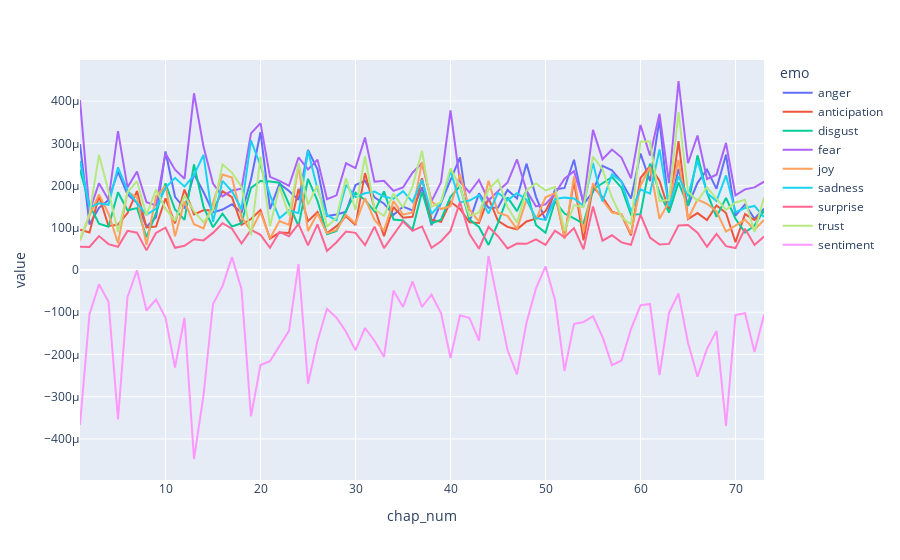

The notebook cell saved with this chart:
### Code cell
px.line(ADWD_chaps_thin, x='chap_num', y='value', color='emo', hover_name = 'POV')

### Figure 1 — Plotly figure (JSON) as saved in the notebook; plotly's stock layout.template omitted (floating-point values rounded to 4 significant figures)
{"data": [{"hovertemplate": "<b>%{hovertext}</b><br><br>emo=anger<br>chap_num=%{x}<br>value=%{y}<extra></extra>", "hovertext": ["prologue", "tyrion", "daenerys", "jon", "bran", "tyrion", "quentyn", "jon", "tyrion", "davos", "jon", "daenerys", "theon", "bran", "tyrion", "davos", "daenerys", "jon", "tyrion", "davos", "theon", "jon", "tyrion", "daenerys", "jon connington", "quentyn", "asha", "tyrion", "jon", "davos", "daenerys", "melisandre", "theon", "tyrion", "bran", "jon", "daenerys", "theon", "areo", "jon", "tyrion", "theon", "asha", "daenerys", "jon", "arya", "theon", "tyrion", "jaime", "jon", "daenerys", "theon", "daenerys", "jon", "cersei", "barristan", "victarion", "tyrion", "jon", "barristan", "quentyn", "jon connington", "asha", "victarion", "arya", "cersei", "tyrion", "barristan", "quentyn", "jon", "barristan", "daenerys", "epilogue"], "legendgroup": "anger", "line": {"color": "#636efa", "dash": "solid"}, "marker": {"symbol": "circle"}, "mode": "lines", "name": "anger", "orientation": "v", "showlegend": true, "type": "scatter", "x": [1, 2, 3, 4, 5, 6, 7, 8, 9, 10, 11, 12, 13, 14, 15, 16, 17, 18, 19, 20, 21, 22, 23, 24, 25, 26, 27, 28, 29, 30, 31, 32, 33, 34, 35, 36, 37, 38, 39, 40, 41, 42, 43, 44, 45, 46, 47, 48, 49, 50, 51, 52, 53, 54, 55, 56, 57, 58, 59, 60, 61, 62, 63, 64, 65, 66, 67, 68, 69, 70, 71, 72, 73], "xaxis": "x", "y": [0.0002982, 0.0001079, 0.0001472, 0.0001656, 0.0002327, 0.0001791, 0.000159, 0.0001019, 0.0001247, 0.0002806, 0.0001734, 0.0001459, 0.0002272, 0.0001847, 0.0001364, 0.0001431, 0.0001555, 0.000135, 0.000214, 0.0003266, 0.0001443, 0.0002045, 0.0001872, 0.0001661, 0.0002842, 0.0002382, 0.0001279, 0.0001317, 0.0001378, 0.000201, 0.0002111, 0.0001723, 0.0001572, 0.0001306, 0.0001499, 0.0001411, 0.0001959, 0.0001061, 0.0001589, 0.000211, 0.0002667, 0.0001145, 0.0001813, 0.0001473, 0.0001481, 0.0001896, 0.0001694, 0.0002518, 0.0001733, 0.000118, 0.0001908, 0.0001942, 0.0002609, 0.0001559, 0.0001849, 0.0002463, 0.0002359, 0.0002094, 0.0001692, 0.0002757, 0.0002107, 0.0003561, 0.0001417, 0.0002393, 0.0001521, 0.0002064, 0.0002378, 0.0001922, 0.000273, 0.0001289, 0.0001553, 0.0001213, 0.0001454], "yaxis": "y"}, {"hovertemplate": "<b>%{hovertext}</b><br><br>emo=anticipation<br>chap_num=%{x}<br>value=%{y}<extra></extra>", "hovertext": ["prologue", "tyrion", "daenerys", "jon", "bran", "tyrion", "quentyn", "jon", "tyrion", "davos", "jon", "daenerys", "theon", "bran", "tyrion", "davos", "daenerys", "jon", "tyrion", "davos", "theon", "jon", "tyrion", "daenerys", "jon connington", "quentyn", "asha", "tyrion", "jon", "davos", "daenerys", "melisandre", "theon", "tyrion", "bran", "jon", "daenerys", "theon", "areo", "jon", "tyrion", "theon", "asha", "daenerys", "jon", "arya", "theon", "tyrion", "jaime", "jon", "daenerys", "theon", "daenerys", "jon", "cersei", "barristan", "victarion", "tyrion", "jon", "barristan", "quentyn", "jon connington", "asha", "victarion", "arya", "cersei", "tyrion", "barristan", "quentyn", "jon", "barristan", "daenerys", "epilogue"], "legendgroup": "anticipation", "line": {"color": "#EF553B", "dash": "solid"}, "marker": {"symbol": "circle"}, "mode": "lines", "name": "anticipation", "orientation": "v", "showlegend": true, "type": "scatter", "x": [1, 2, 3, 4, 5, 6, 7, 8, 9, 10, 11, 12, 13, 14, 15, 16, 17, 18, 19, 20, 21, 22, 23, 24, 25, 26, 27, 28, 29, 30, 31, 32, 33, 34, 35, 36, 37, 38, 39, 40, 41, 42, 43, 44, 45, 46, 47, 48, 49, 50, 51, 52, 53, 54, 55, 56, 57, 58, 59, 60, 61, 62, 63, 64, 65, 66, 67, 68, 69, 70, 71, 72, 73], "xaxis": "x", "y": [9.542e-05, 8.862e-05, 0.0001755, 0.0001043, 0.0001071, 0.0001348, 0.0001869, 0.0001006, 0.000103, 0.0001698, 0.0001106, 0.0001904, 0.0001317, 0.0001415, 0.0001412, 0.0001864, 0.0001724, 0.0001071, 0.0001208, 0.0001421, 7.409e-05, 8.869e-05, 8.756e-05, 0.0001921, 0.0001156, 0.0001374, 8.773e-05, 0.0001038, 0.0001271, 0.0001064, 0.0002294, 0.000146, 8.035e-05, 0.0001496, 0.000124, 0.0001258, 0.0002174, 0.000119, 0.0001138, 0.0001616, 0.0001448, 0.0001127, 0.0001114, 0.0001703, 0.0001164, 0.000102, 9.629e-05, 0.000115, 0.0001215, 0.0001396, 0.0001823, 7.834e-05, 0.0002103, 7.026e-05, 0.0001968, 0.0001726, 0.0001382, 0.0001309, 8.183e-05, 0.0002177, 0.0002456, 0.0002115, 0.0001403, 0.0003051, 0.0001205, 0.0001348, 0.000118, 0.0001528, 0.0001349, 6.585e-05, 0.0001323, 0.0001182, 0.000138], "yaxis": "y"}, {"hovertemplate": "<b>%{hovertext}</b><br><br>emo=disgust<br>chap_num=%{x}<br>value=%{y}<extra></extra>", "hovertext": ["prologue", "tyrion", "daenerys", "jon", "bran", "tyrion", "quentyn", "jon", "tyrion", "davos", "jon", "daenerys", "theon", "bran", "tyrion", "davos", "daenerys", "jon", "tyrion", "davos", "theon", "jon", "tyrion", "daenerys", "jon connington", "quentyn", "asha", "tyrion", "jon", "davos", "daenerys", "melisandre", "theon", "tyrion", "bran", "jon", "daenerys", "theon", "areo", "jon", "tyrion", "theon", "asha", "daenerys", "jon", "arya", "theon", "tyrion", "jaime", "jon", "daenerys", "theon", "daenerys", "jon", "cersei", "barristan", "victarion", "tyrion", "jon", "barristan", "quentyn", "jon connington", "asha", "victarion", "arya", "cersei", "tyrion", "barristan", "quentyn", "jon", "barristan", "daenerys", "epilogue"], "legendgroup": "disgust", "line": {"color": "#00cc96", "dash": "solid"}, "marker": {"symbol": "circle"}, "mode": "lines", "name": "disgust", "orientation": "v", "showlegend": true, "type": "scatter", "x": [1, 2, 3, 4, 5, 6, 7, 8, 9, 10, 11, 12, 13, 14, 15, 16, 17, 18, 19, 20, 21, 22, 23, 24, 25, 26, 27, 28, 29, 30, 31, 32, 33, 34, 35, 36, 37, 38, 39, 40, 41, 42, 43, 44, 45, 46, 47, 48, 49, 50, 51, 52, 53, 54, 55, 56, 57, 58, 59, 60, 61, 62, 63, 64, 65, 66, 67, 68, 69, 70, 71, 72, 73], "xaxis": "x", "y": [0.0002375, 0.0001542, 0.0001096, 0.0001026, 0.0001839, 0.0001415, 0.0001467, 7.756e-05, 0.0001338, 0.000205, 0.0001432, 0.0001187, 0.00025, 0.0001496, 0.0001013, 0.0001335, 0.000103, 0.0001109, 0.0001946, 0.000211, 0.0002094, 0.0002067, 0.0001558, 0.0001037, 0.0002159, 0.000164, 8.471e-05, 9.257e-05, 0.0001402, 0.0001831, 0.0001659, 0.0001389, 0.0001861, 0.0001193, 0.0001174, 9.521e-05, 0.0001854, 0.0001101, 0.0001192, 0.0001732, 0.0001986, 0.0001194, 0.0001018, 5.936e-05, 0.0001118, 0.0001721, 0.0001394, 0.0001886, 0.0001063, 8.837e-05, 0.0001627, 0.0001336, 0.0001224, 0.0001099, 0.0001906, 0.0002059, 0.0002202, 0.0001949, 0.0001307, 0.0001323, 0.0002516, 0.0001826, 0.0001359, 0.0002075, 0.0001517, 0.0002714, 0.000183, 0.0001258, 0.0001708, 0.0001214, 8.885e-05, 0.0001053, 0.0001412], "yaxis": "y"}, {"hovertemplate": "<b>%{hovertext}</b><br><br>emo=fear<br>chap_num=%{x}<br>value=%{y}<extra></extra>", "hovertext": ["prologue", "tyrion", "daenerys", "jon", "bran", "tyrion", "quentyn", "jon", "tyrion", "davos", "jon", "daenerys", "theon", "bran", "tyrion", "davos", "daenerys", "jon", "tyrion", "davos", "theon", "jon", "tyrion", "daenerys", "jon connington", "quentyn", "asha", "tyrion", "jon", "davos", "daenerys", "melisandre", "theon", "tyrion", "bran", "jon", "daenerys", "theon", "areo", "jon", "tyrion", "theon", "asha", "daenerys", "jon", "arya", "theon", "tyrion", "jaime", "jon", "daenerys", "theon", "daenerys", "jon", "cersei", "barristan", "victarion", "tyrion", "jon", "barristan", "quentyn", "jon connington", "asha", "victarion", "arya", "cersei", "tyrion", "barristan", "quentyn", "jon", "barristan", "daenerys", "epilogue"], "legendgroup": "fear", "line": {"color": "#ab63fa", "dash": "solid"}, "marker": {"symbol": "circle"}, "mode": "lines", "name": "fear", "orientation": "v", "showlegend": true, "type": "scatter", "x": [1, 2, 3, 4, 5, 6, 7, 8, 9, 10, 11, 12, 13, 14, 15, 16, 17, 18, 19, 20, 21, 22, 23, 24, 25, 26, 27, 28, 29, 30, 31, 32, 33, 34, 35, 36, 37, 38, 39, 40, 41, 42, 43, 44, 45, 46, 47, 48, 49, 50, 51, 52, 53, 54, 55, 56, 57, 58, 59, 60, 61, 62, 63, 64, 65, 66, 67, 68, 69, 70, 71, 72, 73], "xaxis": "x", "y": [0.0004021, 0.0001384, 0.0002056, 0.0001662, 0.0003288, 0.0001957, 0.000233, 0.0001603, 0.0001528, 0.0002761, 0.0002374, 0.0002159, 0.0004184, 0.0002922, 0.0002046, 0.0001743, 0.0001881, 0.0001925, 0.0003235, 0.0003479, 0.0002204, 0.0002109, 0.0001994, 0.0002664, 0.000238, 0.0002613, 0.0001679, 0.0001768, 0.0002527, 0.0002411, 0.0003139, 0.0002092, 0.0002111, 0.0001872, 0.0001953, 0.0002304, 0.0002526, 0.0001624, 0.0002079, 0.0003779, 0.0002088, 0.0001835, 0.0002135, 0.0001646, 0.0001868, 0.000207, 0.0002617, 0.0001883, 0.0001505, 0.0001555, 0.000181, 0.0002164, 0.0002342, 0.0001605, 0.0003318, 0.0002621, 0.0002853, 0.0002663, 0.0002171, 0.0003433, 0.000271, 0.0003699, 0.000206, 0.0004475, 0.0002528, 0.0003183, 0.0002154, 0.0002256, 0.0003011, 0.0001766, 0.000191, 0.0001957, 0.000209], "yaxis": "y"}, {"hovertemplate": "<b>%{hovertext}</b><br><br>emo=joy<br>chap_num=%{x}<br>value=%{y}<extra></extra>", "hovertext": ["prologue", "tyrion", "daenerys", "jon", "bran", "tyrion", "quentyn", "jon", "tyrion", "davos", "jon", "daenerys", "theon", "bran", "tyrion", "davos", "daenerys", "jon", "tyrion", "davos", "theon", "jon", "tyrion", "daenerys", "jon connington", "quentyn", "asha", "tyrion", "jon", "davos", "daenerys", "melisandre", "theon", "tyrion", "bran", "jon", "daenerys", "theon", "areo", "jon", "tyrion", "theon", "asha", "daenerys", "jon", "arya", "theon", "tyrion", "jaime", "jon", "daenerys", "theon", "daenerys", "jon", "cersei", "barristan", "victarion", "tyrion", "jon", "barristan", "quentyn", "jon connington", "asha", "victarion", "arya", "cersei", "tyrion", "barristan", "quentyn", "jon", "barristan", "daenerys", "epilogue"], "legendgroup": "joy", "line": {"color": "#FFA15A", "dash": "solid"}, "marker": {"symbol": "circle"}, "mode": "lines", "name": "joy", "orientation": "v", "showlegend": true, "type": "scatter", "x": [1, 2, 3, 4, 5, 6, 7, 8, 9, 10, 11, 12, 13, 14, 15, 16, 17, 18, 19, 20, 21, 22, 23, 24, 25, 26, 27, 28, 29, 30, 31, 32, 33, 34, 35, 36, 37, 38, 39, 40, 41, 42, 43, 44, 45, 46, 47, 48, 49, 50, 51, 52, 53, 54, 55, 56, 57, 58, 59, 60, 61, 62, 63, 64, 65, 66, 67, 68, 69, 70, 71, 72, 73], "xaxis": "x", "y": [7.034e-05, 0.0001285, 0.000179, 0.0001338, 6.347e-05, 0.0001849, 0.0001725, 5.903e-05, 0.0001743, 0.000199, 7.979e-05, 0.0001624, 0.0001082, 9.858e-05, 0.0001597, 0.0002259, 0.0002191, 0.0001255, 9.26e-05, 0.0001372, 7.489e-05, 0.0001158, 0.000107, 0.000248, 9.232e-05, 0.0001339, 8.682e-05, 9.478e-05, 0.0001308, 0.0001099, 0.0001704, 0.0001188, 9.355e-05, 0.000163, 0.000131, 0.0001364, 0.0002559, 0.0001622, 0.0001443, 0.0001513, 0.0002272, 0.0001433, 0.0001148, 0.0002113, 0.0001357, 0.0001281, 9.669e-05, 0.0001665, 0.0001192, 0.0001722, 0.0001822, 7.371e-05, 0.0002215, 9.119e-05, 0.0002054, 0.0001657, 0.0001361, 0.0001323, 8.583e-05, 0.0001996, 0.0002445, 0.0001215, 0.0001613, 0.000261, 0.0001207, 0.0001666, 0.0001569, 0.000139, 9.099e-05, 0.0001045, 0.0001194, 9.53e-05, 0.0001186], "yaxis": "y"}, {"hovertemplate": "<b>%{hovertext}</b><br><br>emo=sadness<br>chap_num=%{x}<br>value=%{y}<extra></extra>", "hovertext": ["prologue", "tyrion", "daenerys", "jon", "bran", "tyrion", "quentyn", "jon", "tyrion", "davos", "jon", "daenerys", "theon", "bran", "tyrion", "davos", "daenerys", "jon", "tyrion", "davos", "theon", "jon", "tyrion", "daenerys", "jon connington", "quentyn", "asha", "tyrion", "jon", "davos", "daenerys", "melisandre", "theon", "tyrion", "bran", "jon", "daenerys", "theon", "areo", "jon", "tyrion", "theon", "asha", "daenerys", "jon", "arya", "theon", "tyrion", "jaime", "jon", "daenerys", "theon", "daenerys", "jon", "cersei", "barristan", "victarion", "tyrion", "jon", "barristan", "quentyn", "jon connington", "asha", "victarion", "arya", "cersei", "tyrion", "barristan", "quentyn", "jon", "barristan", "daenerys", "epilogue"], "legendgroup": "sadness", "line": {"color": "#19d3f3", "dash": "solid"}, "marker": {"symbol": "circle"}, "mode": "lines", "name": "sadness", "orientation": "v", "showlegend": true, "type": "scatter", "x": [1, 2, 3, 4, 5, 6, 7, 8, 9, 10, 11, 12, 13, 14, 15, 16, 17, 18, 19, 20, 21, 22, 23, 24, 25, 26, 27, 28, 29, 30, 31, 32, 33, 34, 35, 36, 37, 38, 39, 40, 41, 42, 43, 44, 45, 46, 47, 48, 49, 50, 51, 52, 53, 54, 55, 56, 57, 58, 59, 60, 61, 62, 63, 64, 65, 66, 67, 68, 69, 70, 71, 72, 73], "xaxis": "x", "y": [0.0002579, 0.0001483, 0.0001581, 0.0001545, 0.0002432, 0.0001882, 0.0001592, 0.0001312, 0.0001446, 0.0001946, 0.0002182, 0.0001974, 0.0002244, 0.0002728, 0.0001138, 0.0002111, 0.0001864, 0.000144, 0.0003071, 0.0002468, 0.0001779, 0.0001224, 0.0001416, 0.0001343, 0.0002824, 0.0001912, 0.0001294, 0.0001178, 0.0002013, 0.0001727, 0.0001815, 0.0001857, 0.0001737, 0.0001688, 0.0001867, 0.0001614, 0.0002137, 0.0001326, 0.0001579, 0.0002348, 0.00016, 0.0001645, 0.0001773, 0.0001335, 0.0001828, 0.000165, 0.000182, 0.0001667, 0.0001226, 0.0001185, 0.0001681, 0.0001714, 0.0001691, 0.0001522, 0.0002536, 0.0001621, 0.0002263, 0.0002091, 0.0001384, 0.000191, 0.0001807, 0.0002854, 0.0001506, 0.0002218, 0.0001744, 0.0002592, 0.0001823, 0.0001634, 0.0002239, 0.0001368, 0.0001468, 0.0001517, 0.0001253], "yaxis": "y"}, {"hovertemplate": "<b>%{hovertext}</b><br><br>emo=surprise<br>chap_num=%{x}<br>value=%{y}<extra></extra>", "hovertext": ["prologue", "tyrion", "daenerys", "jon", "bran", "tyrion", "quentyn", "jon", "tyrion", "davos", "jon", "daenerys", "theon", "bran", "tyrion", "davos", "daenerys", "jon", "tyrion", "davos", "theon", "jon", "tyrion", "daenerys", "jon connington", "quentyn", "asha", "tyrion", "jon", "davos", "daenerys", "melisandre", "theon", "tyrion", "bran", "jon", "daenerys", "theon", "areo", "jon", "tyrion", "theon", "asha", "daenerys", "jon", "arya", "theon", "tyrion", "jaime", "jon", "daenerys", "theon", "daenerys", "jon", "cersei", "barristan", "victarion", "tyrion", "jon", "barristan", "quentyn", "jon connington", "asha", "victarion", "arya", "cersei", "tyrion", "barristan", "quentyn", "jon", "barristan", "daenerys", "epilogue"], "legendgroup": "surprise", "line": {"color": "#FF6692", "dash": "solid"}, "marker": {"symbol": "circle"}, "mode": "lines", "name": "surprise", "orientation": "v", "showlegend": true, "type": "scatter", "x": [1, 2, 3, 4, 5, 6, 7, 8, 9, 10, 11, 12, 13, 14, 15, 16, 17, 18, 19, 20, 21, 22, 23, 24, 25, 26, 27, 28, 29, 30, 31, 32, 33, 34, 35, 36, 37, 38, 39, 40, 41, 42, 43, 44, 45, 46, 47, 48, 49, 50, 51, 52, 53, 54, 55, 56, 57, 58, 59, 60, 61, 62, 63, 64, 65, 66, 67, 68, 69, 70, 71, 72, 73], "xaxis": "x", "y": [5.493e-05, 5.476e-05, 8.042e-05, 6.136e-05, 5.511e-05, 9.267e-05, 8.845e-05, 4.647e-05, 8.786e-05, 0.0001005, 5.258e-05, 5.719e-05, 7.275e-05, 7.009e-05, 8.79e-05, 0.0001107, 9.784e-05, 6.274e-05, 9.494e-05, 8.338e-05, 5.274e-05, 9.011e-05, 8.013e-05, 0.0001091, 5.818e-05, 0.000108, 4.514e-05, 6.571e-05, 9.104e-05, 8.795e-05, 5.899e-05, 0.0001028, 5.184e-05, 8.227e-05, 0.000115, 9.306e-05, 0.0001031, 5.247e-05, 6.818e-05, 9.27e-05, 0.0001611, 8.503e-05, 5.032e-05, 0.0001023, 8.01e-05, 5.096e-05, 6.259e-05, 6.19e-05, 7.278e-05, 5.962e-05, 9.335e-05, 7.746e-05, 9.925e-05, 4.918e-05, 0.0001506, 6.943e-05, 8.22e-05, 6.541e-05, 5.992e-05, 0.000131, 7.695e-05, 6.044e-05, 6.187e-05, 0.0001053, 0.0001067, 8.831e-05, 5.52e-05, 8.559e-05, 5.647e-05, 5.191e-05, 9.753e-05, 5.924e-05, 7.917e-05], "yaxis": "y"}, {"hovertemplate": "<b>%{hovertext}</b><br><br>emo=trust<br>chap_num=%{x}<br>value=%{y}<extra></extra>", "hovertext": ["prologue", "tyrion", "daenerys", "jon", "bran", "tyrion", "quentyn", "jon", "tyrion", "davos", "jon", "daenerys", "theon", "bran", "tyrion", "davos", "daenerys", "jon", "tyrion", "davos", "theon", "jon", "tyrion", "daenerys", "jon connington", "quentyn", "asha", "tyrion", "jon", "davos", "daenerys", "melisandre", "theon", "tyrion", "bran", "jon", "daenerys", "theon", "areo", "jon", "tyrion", "theon", "asha", "daenerys", "jon", "arya", "theon", "tyrion", "jaime", "jon", "daenerys", "theon", "daenerys", "jon", "cersei", "barristan", "victarion", "tyrion", "jon", "barristan", "quentyn", "jon connington", "asha", "victarion", "arya", "cersei", "tyrion", "barristan", "quentyn", "jon", "barristan", "daenerys", "epilogue"], "legendgroup": "trust", "line": {"color": "#B6E880", "dash": "solid"}, "marker": {"symbol": "circle"}, "mode": "lines", "name": "trust", "orientation": "v", "showlegend": true, "type": "scatter", "x": [1, 2, 3, 4, 5, 6, 7, 8, 9, 10, 11, 12, 13, 14, 15, 16, 17, 18, 19, 20, 21, 22, 23, 24, 25, 26, 27, 28, 29, 30, 31, 32, 33, 34, 35, 36, 37, 38, 39, 40, 41, 42, 43, 44, 45, 46, 47, 48, 49, 50, 51, 52, 53, 54, 55, 56, 57, 58, 59, 60, 61, 62, 63, 64, 65, 66, 67, 68, 69, 70, 71, 72, 73], "xaxis": "x", "y": [7.094e-05, 0.0001329, 0.0002723, 0.0001869, 8.989e-05, 0.0001843, 0.0002102, 0.0001299, 0.0001903, 0.0001451, 0.0001162, 0.000176, 0.0001392, 0.000113, 0.0001423, 0.00025, 0.0002307, 0.0001967, 8.212e-05, 0.0002683, 0.0001035, 0.0001969, 0.000129, 0.0002527, 0.0001546, 0.0002007, 0.0001025, 0.0001238, 0.0002173, 0.0001419, 0.0002693, 0.0001439, 0.0001279, 0.0001807, 0.0001481, 0.0001974, 0.0002824, 0.0001495, 0.0001609, 0.000241, 0.0001963, 0.0001276, 0.0001363, 0.0001906, 0.0002138, 0.0001491, 0.0001122, 0.0001887, 0.0002051, 0.0001882, 0.0001963, 9.212e-05, 0.0001536, 0.0001486, 0.0002686, 0.0002386, 0.0001711, 0.0001254, 0.0001076, 0.0003043, 0.0003041, 0.0001632, 0.000166, 0.0003738, 0.0001852, 0.0001633, 0.0001959, 0.0001705, 0.0001424, 0.0001599, 0.0001665, 8.977e-05, 0.0001717], "yaxis": "y"}, {"hovertemplate": "<b>%{hovertext}</b><br><br>emo=sentiment<br>chap_num=%{x}<br>value=%{y}<extra></extra>", "hovertext": ["prologue", "tyrion", "daenerys", "jon", "bran", "tyrion", "quentyn", "jon", "tyrion", "davos", "jon", "daenerys", "theon", "bran", "tyrion", "davos", "daenerys", "jon", "tyrion", "davos", "theon", "jon", "tyrion", "daenerys", "jon connington", "quentyn", "asha", "tyrion", "jon", "davos", "daenerys", "melisandre", "theon", "tyrion", "bran", "jon", "daenerys", "theon", "areo", "jon", "tyrion", "theon", "asha", "daenerys", "jon", "arya", "theon", "tyrion", "jaime", "jon", "daenerys", "theon", "daenerys", "jon", "cersei", "barristan", "victarion", "tyrion", "jon", "barristan", "quentyn", "jon connington", "asha", "victarion", "arya", "cersei", "tyrion", "barristan", "quentyn", "jon", "barristan", "daenerys", "epilogue"], "legendgroup": "sentiment", "line": {"color": "#FF97FF", "dash": "solid"}, "marker": {"symbol": "circle"}, "mode": "lines", "name": "sentiment", "orientation": "v", "showlegend": true, "type": "scatter", "x": [1, 2, 3, 4, 5, 6, 7, 8, 9, 10, 11, 12, 13, 14, 15, 16, 17, 18, 19, 20, 21, 22, 23, 24, 25, 26, 27, 28, 29, 30, 31, 32, 33, 34, 35, 36, 37, 38, 39, 40, 41, 42, 43, 44, 45, 46, 47, 48, 49, 50, 51, 52, 53, 54, 55, 56, 57, 58, 59, 60, 61, 62, 63, 64, 65, 66, 67, 68, 69, 70, 71, 72, 73], "xaxis": "x", "y": [-0.0003669, -0.0001048, -3.391e-05, -7.538e-05, -0.000354, -6.398e-05, -8.504e-07, -9.59e-05, -6.983e-05, -0.0001125, -0.0002307, -0.000113, -0.0004475, -0.0002971, -8.04e-05, -3.815e-05, 3.047e-05, -4.523e-05, -0.0003464, -0.0002248, -0.0002157, -0.0001785, -0.0001442, 1.417e-05, -0.0002691, -0.0001678, -9.193e-05, -0.0001129, -0.0001461, -0.0001904, -0.0001373, -0.0001675, -0.0002059, -4.853e-05, -8.763e-05, -2.668e-05, -8.758e-05, -5.839e-05, -0.0001017, -0.0002083, -0.0001073, -0.0001136, -0.0001674, 3.303e-05, -7.577e-05, -0.0001896, -0.000247, -0.0001246, -4.319e-05, 8.819e-06, -7.073e-05, -0.000239, -0.0001277, -0.0001235, -0.0001092, -0.0001586, -0.0002253, -0.0002143, -0.0001398, -8.361e-05, -8.023e-05, -0.000249, -0.0001013, -5.554e-05, -0.0001722, -0.0002524, -0.0001868, -0.0001441, -0.0003693, -0.0001067, -0.0001024, -0.0001941, -0.0001057], "yaxis": "y"}], "layout": {"autosize": true, "legend": {"title": {"text": "emo"}, "tracegroupgap": 0}, "margin": {"t": 60}, "xaxis": {"anchor": "y", "autorange": true, "domain": [0, 1], "range": [1, 73], "title": {"text": "chap_num"}, "type": "linear"}, "yaxis": {"anchor": "x", "autorange": true, "domain": [0, 1], "range": [-0.0004972, 0.0004972], "title": {"text": "value"}, "type": "linear"}}}
